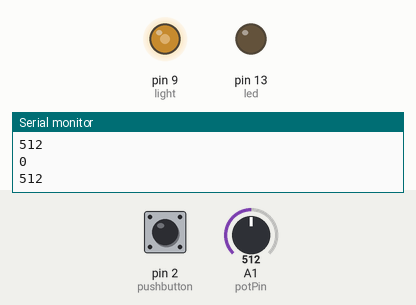
Recording of a sketch running on a simulated Arduino Uno, built with avr-gcc and run on an emulated ATmega328P. Shown: output pins drawn as LEDs (lit = HIGH), the last lines printed to the serial monitor. Inputs (shaded band) come from the test bench; at power-on: A1 (potPin) = 512, pin 2 (pushbutton) LOW.

Above: at 1.2 s.
1.3 s: A1 (potPin) set to 716
At 2.6 s:
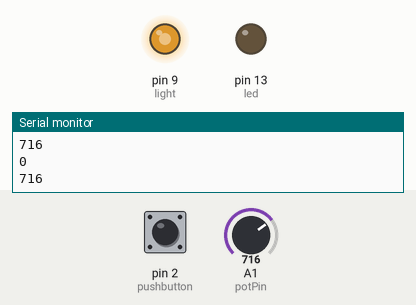
2.9 s: pin 2 (pushbutton) pulled HIGH for 0.15 s
At 3.01 s:
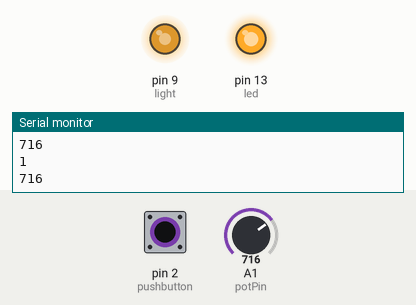
4.6 s: A1 (potPin) set to 900
At 5.7 s:
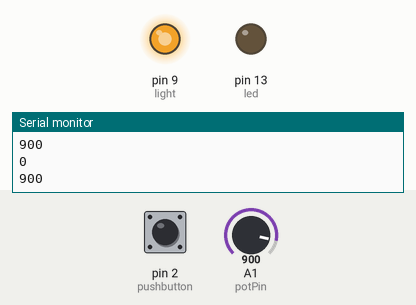
6.2 s: pin 2 (pushbutton) pulled HIGH for 1 s
At 7.0 s:
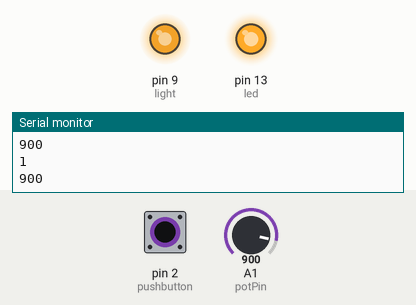
8.7 s: A1 (potPin) set to 122
At 9.4 s:
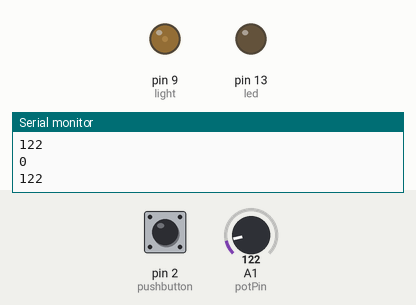
10.3 s: pin 2 (pushbutton) pulled HIGH for 0.15 s
At 10.44 s:
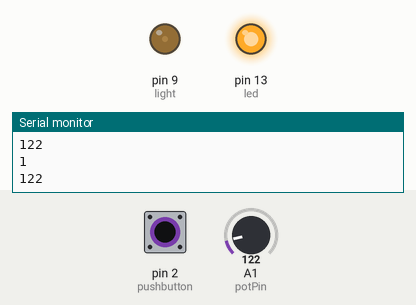
Timing chart, 0 to 13.0 s (numbered marks = the images above; inputs shaded):
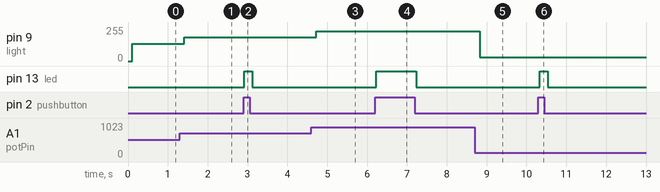

The sketch:

_4811_Lab1_328_.ino
```cpp
int pushbutton = 2;
int led = 13;
int light = 9;
int potPin = A1;

//Push button

int brightness;

void setup
() {
  Serial.begin(9600);
  pinMode(pushbutton, INPUT);
  pinMode(led, OUTPUT);
  pinMode(light, OUTPUT);


}
void loop()
{
  int buttonState = digitalRead(pushbutton);
  Serial.println(buttonState);
  if (buttonState == HIGH) {
    digitalWrite(led, HIGH);
  }
  else {
    digitalWrite (led, LOW);
  }

  int sensorvalue = analogRead(potPin);
  Serial.println(sensorvalue);
  delay(100);

  brightness = sensorvalue >> 2;
  analogWrite(light, brightness);


}
```

Measured:
- after the input at 1.3 s, pin 9 (light): 128/255 → 179/255 after 0.11 s
- after the input at 2.9 s, pin 13 (led): LOW → HIGH at once, → LOW 0.20 s later
- after the input at 4.6 s, pin 9 (light): 179/255 → 225/255 after 0.12 s
- after the input at 6.2 s, pin 13 (led): LOW → HIGH at once, → LOW 1.0 s later
- after the input at 8.7 s, pin 9 (light): 225/255 → 30/255 after 0.13 s
- after the input at 10.3 s, pin 13 (led): LOW → HIGH at once, → LOW 0.20 s later
